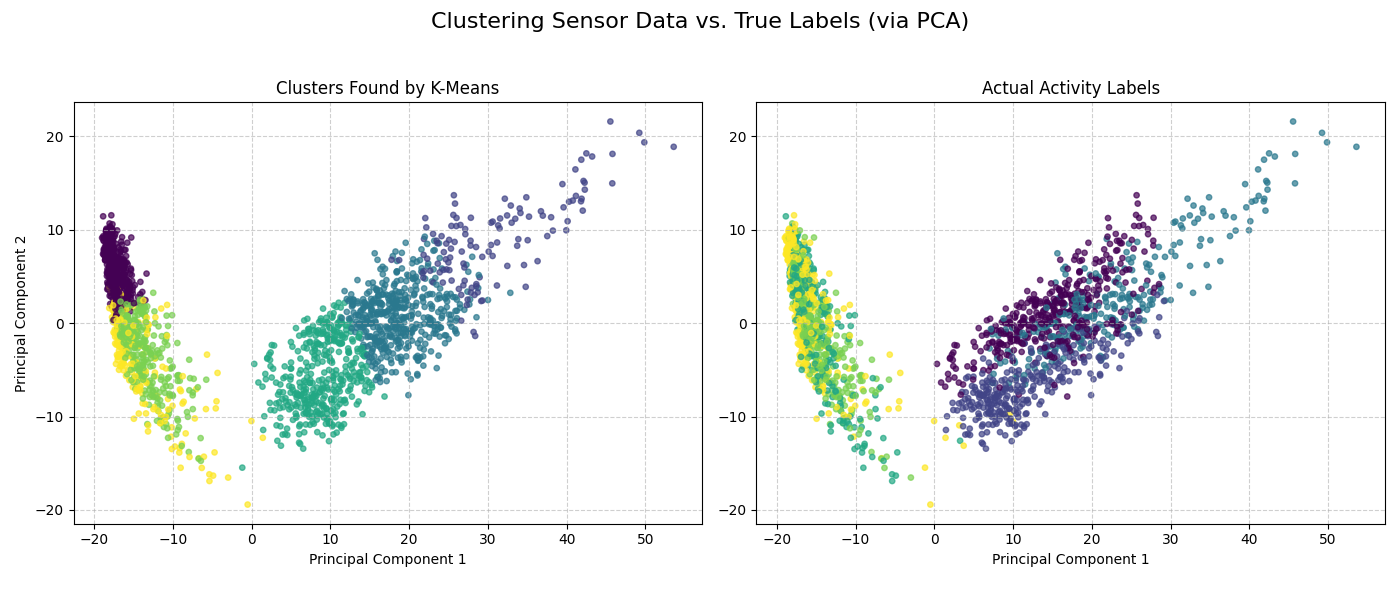

Generate this figure with Python:
import os
import urllib.request
import zipfile
import pandas as pd
import matplotlib.pyplot as plt
from sklearn.preprocessing import StandardScaler
from sklearn.cluster import KMeans
from sklearn.decomposition import PCA

zip_url = 'https://archive.ics.uci.edu/ml/machine-learning-databases/00240/UCI%20HAR%20Dataset.zip'
zip_filename = 'UCI_HAR_Dataset.zip'
dataset_folder = 'UCI HAR Dataset'

if not os.path.exists(dataset_folder):
    print('Dataset not found. Downloading...')
    urllib.request.urlretrieve(zip_url, zip_filename)
    print('Download complete. Extracting files...')
    with zipfile.ZipFile(zip_filename, 'r') as zip_ref:
        zip_ref.extractall()
    print('Extraction complete.')
    os.remove(zip_filename)
else:
    print('Dataset already exists.')

features_path = os.path.join(dataset_folder, 'train', 'X_train.txt')
labels_path = os.path.join(dataset_folder, 'train', 'y_train.txt')

X_train = pd.read_csv(features_path, sep='\s+', header=None)
y_train = pd.read_csv(labels_path, sep='\s+', header=None, names=['activity'])

X_subset = X_train.head(2000)
y_subset = y_train.head(2000)

scaler = StandardScaler()
X_scaled = scaler.fit_transform(X_subset)

n_clusters = 6
kmeans = KMeans(n_clusters=n_clusters, random_state=42, n_init='auto')
predicted_labels = kmeans.fit_predict(X_scaled)

pca = PCA(n_components=2, random_state=42)
X_pca = pca.fit_transform(X_scaled)

fig, axes = plt.subplots(1, 2, figsize=(14, 6))
fig.suptitle('Clustering Sensor Data vs. True Labels (via PCA)', fontsize=16)

axes[0].scatter(X_pca[:, 0], X_pca[:, 1], c=predicted_labels, cmap='viridis', s=15, alpha=0.7)
axes[0].set_title('Clusters Found by K-Means')
axes[0].set_xlabel('Principal Component 1')
axes[0].set_ylabel('Principal Component 2')
axes[0].grid(True, linestyle='--', alpha=0.6)

axes[1].scatter(X_pca[:, 0], X_pca[:, 1], c=y_subset['activity'], cmap='viridis', s=15, alpha=0.7)
axes[1].set_title('Actual Activity Labels')
axes[1].set_xlabel('Principal Component 1')
axes[1].grid(True, linestyle='--', alpha=0.6)

plt.tight_layout(rect=[0, 0.03, 1, 0.95])
plt.show()
